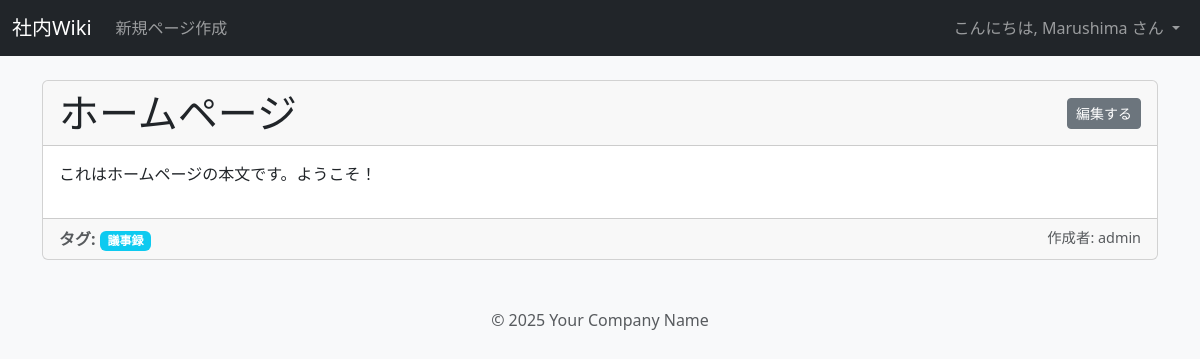
Screenshot of /page/1 (signed in) with the database file from the repository.
### tables this page shows
CREATE TABLE users (
    id INTEGER PRIMARY KEY AUTOINCREMENT,
    username TEXT UNIQUE NOT NULL,
    password TEXT NOT NULL
);

CREATE TABLE pages (
    id INTEGER PRIMARY KEY AUTOINCREMENT,
    title TEXT UNIQUE NOT NULL,
    content TEXT NOT NULL,
    created_at TIMESTAMP NOT NULL DEFAULT CURRENT_TIMESTAMP,
    author_id INTEGER NOT NULL,
    updated_by_id INTEGER,
    -- 外部キー制約：author_idはusersテーブルのidを参照する
    FOREIGN KEY (author_id) REFERENCES users (id),
    -- 外部キー制約：updated_by_idはusersテーブルのidを参照する
    FOREIGN KEY (updated_by_id) REFERENCES users (id)
);

CREATE TABLE tags (
    id INTEGER PRIMARY KEY AUTOINCREMENT,
    name TEXT UNIQUE NOT NULL
);

### app.py (the view)
@app.route('/page/<int:page_id>')
def view_page(page_id):
    db = get_db()
    cur = db.execute("""
        SELECT p.id, p.title, p.content, author.username as author_name, updater.username as updater_name
        FROM pages p
        JOIN users author ON p.author_id = author.id
        LEFT JOIN users updater ON p.updated_by_id = updater.id
        WHERE p.id = ?
    """, (page_id,))
    page = cur.fetchone()
    if page is None:
        abort(404)
    cur = db.execute("""
        SELECT t.name FROM tags t JOIN page_tags pt ON t.id = pt.tag_id
        WHERE pt.page_id = ?
    """, (page_id,))
    tags = cur.fetchall()
    extensions = ['tables', 'fenced_code', 'nl2br', 'sane_lists']
    content_html = markdown.markdown(page['content'], extensions=extensions)
    return render_template('page.html', page=page, content_html=content_html, tags=tags)

### app.py (called while the page is built)
def connect_db():
    rv = sqlite3.connect(app.config['DATABASE'])
    rv.row_factory = sqlite3.Row
    return rv

def get_db():
    if not hasattr(g, 'sqlite_db'):
        g.sqlite_db = connect_db()
    return g.sqlite_db

@login_manager.user_loader
def load_user(user_id):
    db = get_db()
    cur = db.execute('SELECT id, username, password FROM users WHERE id = ?', (user_id,))
    user_data = cur.fetchone()
    if user_data is None:
        return None
    return User(id=user_data['id'], username=user_data['username'], password=user_data['password'])

### templates/page.html (shortened to what this page needs)
{% extends 'layout.html' %}
{% block content %}
    <div class="card">
        <div class="card-header d-flex justify-content-between align-items-center">
            <h1 class="mb-0">{{ page.title }}</h1>
            <a href="{{ url_for('edit_page', page_id=page.id) }}" class="btn btn-secondary btn-sm">編集する</a>
        </div>
        <div class="card-body">
            <div class="card-text">
                {{ content_html | safe }}
            </div>
        </div>
        <div class="card-footer text-muted">
            <div class="d-flex justify-content-between">
                <div>
                    <strong>タグ:</strong>
                    {% for tag in tags %}
                        <a href="{{ url_for('show_pages_by_tag', tag_name=tag.name) }}" class="badge bg-info text-decoration-none">{{ tag.name }}</a>
                    {% else %}
                        <span class="badge bg-light text-dark">タグ未設定</span>
                    {% endfor %}
                </div>
                <div style="font-size: 0.9em;">
                    作成者: {{ page.author_name }}
                </div>
            </div>
        </div>
    </div>
{% endblock %}

### templates/layout.html (shortened to what this page needs)
<!DOCTYPE html>
<html lang="ja">
<head>
    <link href="https://cdn.jsdelivr.net/npm/bootstrap@5.3.3/dist/css/bootstrap.min.css" rel="stylesheet">
    <link rel="stylesheet" href="https://maxcdn.bootstrapcdn.com/font-awesome/4.7.0/css/font-awesome.min.css">
    <link rel="stylesheet" href="{{ url_for('static', filename='easymde.min.css') }}">
</head>
<body class="bg-light">
    <nav class="navbar navbar-expand-lg navbar-dark bg-dark">
        <div class="container-fluid">
            <a class="navbar-brand" href="{{ url_for('show_pages') }}">社内Wiki</a>
            <div class="collapse navbar-collapse">
                <ul class="navbar-nav me-auto mb-2 mb-lg-0">
                    {% if current_user.is_authenticated %}
                    <li class="nav-item">
                        <a class="nav-link" href="{{ url_for('add_page') }}">新規ページ作成</a>
                    </li>
                    {% endif %}
                </ul>
                <ul class="navbar-nav">
                    {% if current_user.is_authenticated %}
                        <li class="nav-item dropdown">
                            <a class="nav-link dropdown-toggle" href="#" role="button" data-bs-toggle="dropdown" aria-expanded="false">
                                こんにちは, {{ current_user.username }} さん
                            </a>
                        </li>
                    {% else %}
                        <li class="nav-item">
                            <a class="nav-link" href="{{ url_for('login') }}">ログイン</a>
                        </li>
                    {% endif %}
                </ul>
            </div>
        </div>
    </nav>
    <main class="container mt-4">
        {% block content %}{% endblock %}
    </main>
    <footer class="container text-center mt-5 mb-3 text-muted">
        <p>&copy; 2025 Your Company Name</p>
    </footer>
</body>
</html>

### rows the page displays
users: username "Marushima"
pages: title "ホームページ", content "これはホームページの本文です。ようこそ！"
tags: name "議事録"
users: author_name "admin"
